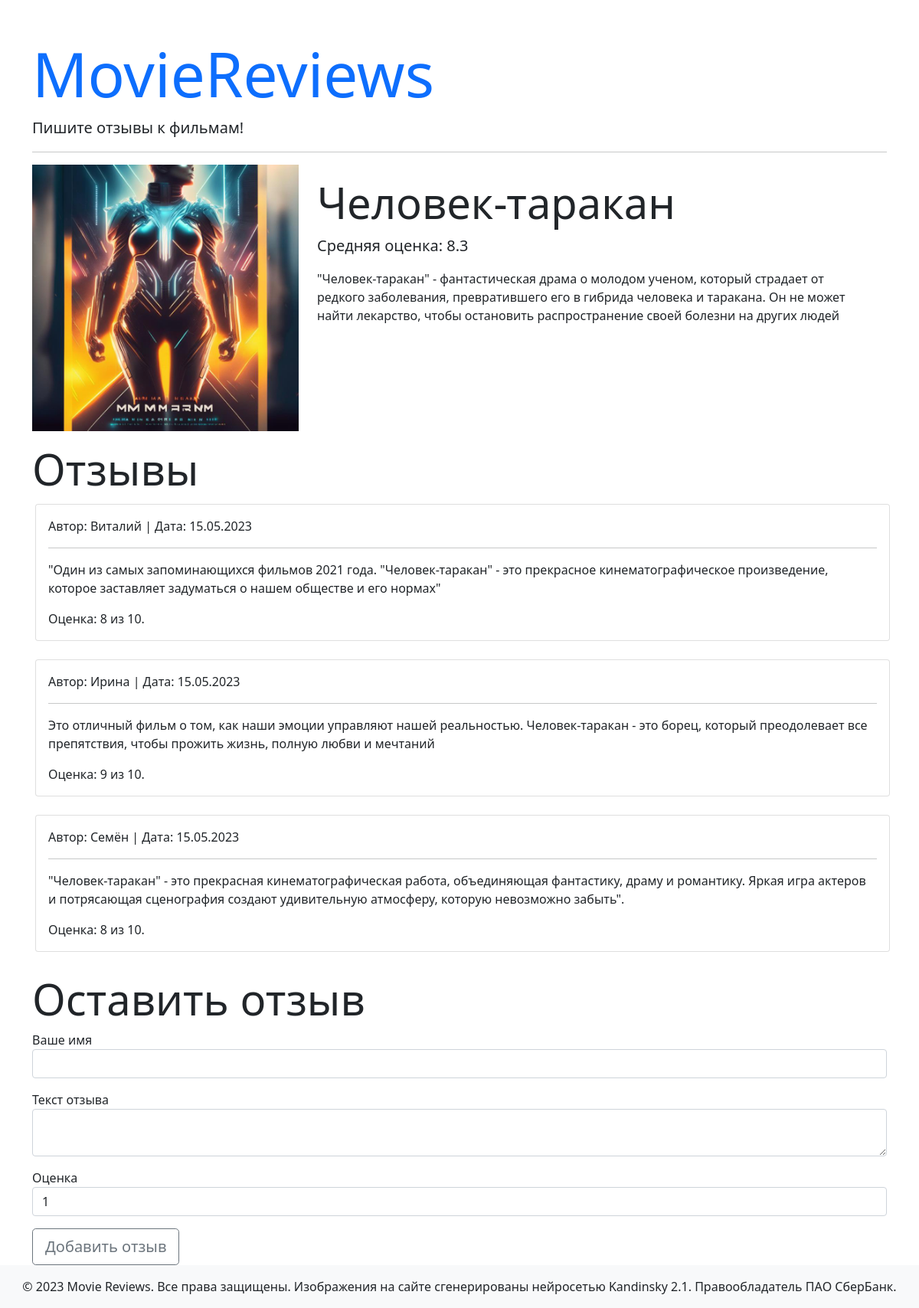
Page /movie/3 on the committed database.
### models.py (models this page shows)
class Films(db.Model):
    id = db.Column(db.Integer, primary_key=True)
    title = db.Column(db.String(63), unique=True, nullable=False)
    text = db.Column(db.Text, nullable=False)
    path = db.Column(db.String(63))
    reviews = db.relationship('Reviews', back_populates='film')

class Reviews(db.Model):
    id = db.Column(db.Integer, primary_key=True)
    author = db.Column(db.String)
    text = db.Column(db.Text, nullable=False)
    created_date = db.Column(db.Date, default=date.today)
    score = db.Column(db.Integer, nullable=False)
    film_id = db.Column(db.Integer, db.ForeignKey('films.id'), nullable=False)
    film = db.relationship('Films', back_populates='reviews')

### views.py (the view, shortened to what this page needs)
@app.route('/movie/<int:movie_id>', methods=['GET', 'POST'])
def movie_page(movie_id):
    movie = Films.query.get(movie_id)
    form = ReviewForm()
    if movie.reviews:
        avg_score = round((sum(review.score for review in movie.reviews) / len(movie.reviews)), 1)
    else:
        avg_score = 0
    return render_template('movie.html', movie=movie, avg_score=avg_score, form=form)

### forms.py
class ReviewForm(FlaskForm):
    author = StringField(
        'Ваше имя',
        validators=[DataRequired(message='Поле не должно быть пустым'),
                    Length(max=127, message='Слишком длинное имя')]
    )
    text = TextAreaField(
        'Текст отзыва',
        validators=[DataRequired(message='Поле не должно быть пустым')]
    )
    score = SelectField(
        'Оценка',
        choices=list(range(1, 11))
    )
    submit = SubmitField('Добавить отзыв')

### templates/movie.html (shortened to what this page needs)
{% extends 'base.html' %}
{% block content %}
<div class="row mb-3">
    <div class="col-md-4">
        <img class="img-fluid" src="{{ url_for('static', filename='images/' + movie.path) }}">
    </div>
    <div class="col-md-8">
        <h1 class="mt-3 display-4">{{ movie.title }}</h1>
        {% if avg_score %}
        <p class="lead">Средняя оценка: {{ avg_score }}</p>
        {% endif %}
        <p>{{ movie.text }}</p>
    </div>
</div>
<h1 class="display-4">Отзывы</h1>
<div class="m-1">
    {% for review in movie.reviews %}
    <div class="card mb-4">
        <div class="card-body">
            <p class="card-text">Автор: {{ review.author }} | Дата: {{ review.created_date.strftime('%d.%m.%Y') }}</p>
            <hr>
            <p class="card-text font-italic">{{ review.text }}</p>
            <p class="card-text font-italic">Оценка: {{ review.score }} из 10.</p>
        </div>
    </div>
    {% else %}
    <p>Отзывов еще нет, но вы можете оставить первый!</p>
    {% endfor %}
</div>
<h1 class="display-4">Оставить отзыв</h1>
{% include 'add_review.html' %}
{% endblock content %}

### rows in the picture
Films: path (picture), title "Человек-таракан", text "\"Человек-таракан\" - фантастическая драма о молодом ученом, который страдает от редкого заболевания, превратившего его в гибрида человека и таракана. Он не может найти лекарство, чтобы остановить распространение своей болезни на других людей"
Reviews: author "Виталий", created_date "15.05.2023", text "\"Один из самых запоминающихся фильмов 2021 года. \"Человек-таракан\" - это прекрасное кинематографическое произведение, которое заставляет задуматься о нашем обществе и его нормах\"", score "8"
Reviews: author "Ирина", created_date "15.05.2023", text "Это отличный фильм о том, как наши эмоции управляют нашей реальностью. Человек-таракан - это борец, который преодолевает все препятствия, чтобы прожить жизнь, полную любви и мечтаний", score "9"
Reviews: author "Семён", created_date "15.05.2023", text "\"Человек-таракан\" - это прекрасная кинематографическая работа, объединяющая фантастику, драму и романтику. Яркая игра актеров и потрясающая сценография создают удивительную атмосферу, которую невозможно забыть\".", score "8"

### other values in the picture
{{ avg_score }} "8.3"
